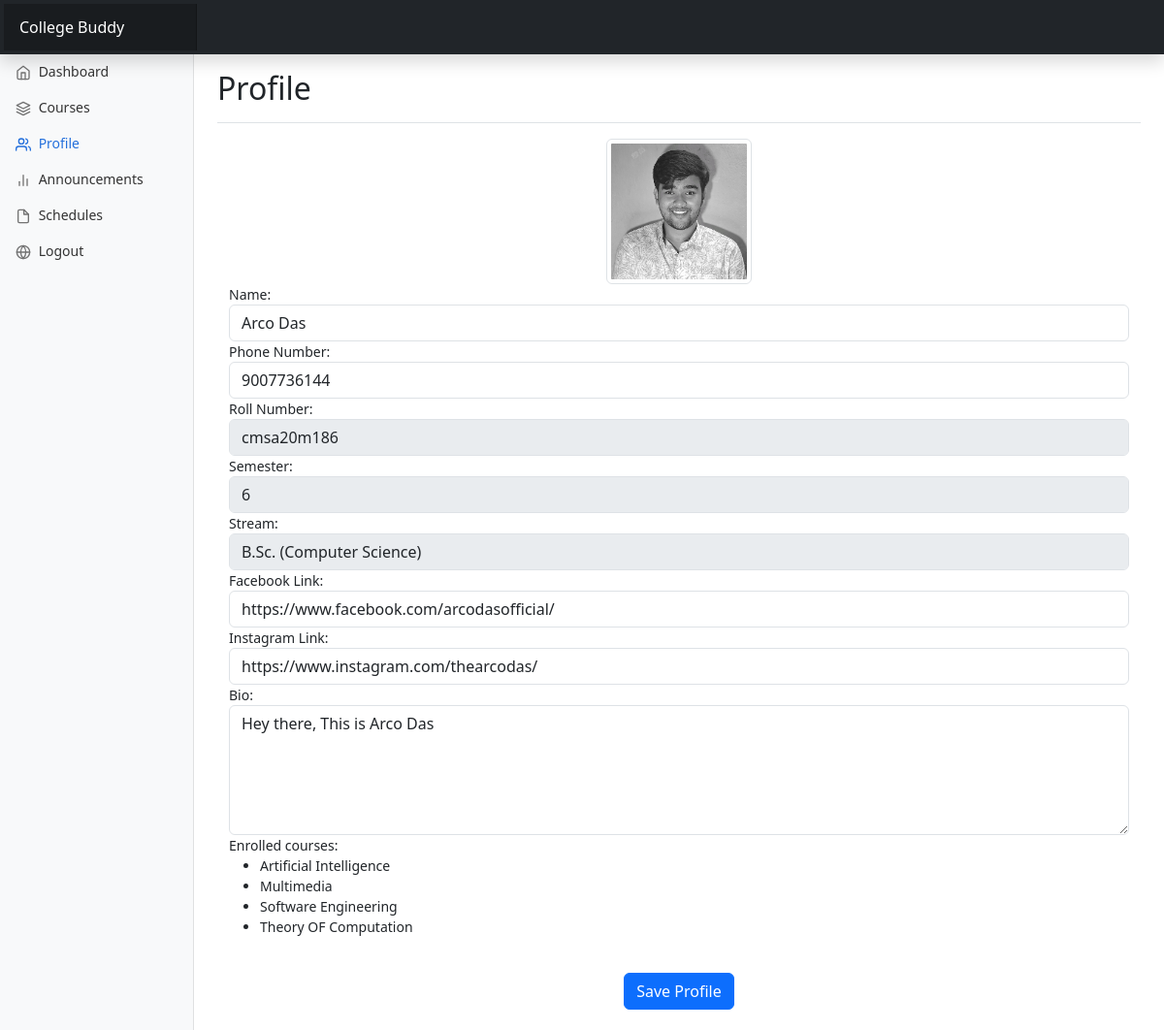
Screenshot of /profile (signed in) with the database file from the repository.
### dashboard/models.py (models this page shows, shortened)
class Student(models.Model):
    roll_no = models.OneToOneField(User, on_delete=models.CASCADE, related_name='student_profile')
    name = models.CharField(max_length=20,default='Anonymous')
    semester = models.IntegerField()
    stream= models.ForeignKey('Stream' , on_delete=models.SET_NULL, blank=True, null=True, related_name='stream')
    phone_no = models.CharField(max_length=20)
    facebook_link = models.URLField(blank=True, null=True)
    instagram_link = models.URLField(blank=True, null=True)
    bio = models.TextField(blank=True, null=True)
    profile_pic = models.ImageField(upload_to='student_profile_pics/', blank=True, null=True)
    enrolled_courses = models.ManyToManyField('Course', related_name='enrolled_students')

class Stream(models.Model):
    code= models.CharField(max_length=10)
    name= models.CharField(max_length=50)
    department=models.ForeignKey('Department', on_delete=models.SET_NULL, blank=True, null=True, related_name='department')
    def __str__(self):
        return self.name

class Course(models.Model):
    course_id = models.CharField(max_length=20)
    name = models.CharField(max_length=50)
    description = models.TextField(blank=True, null=True)

### dashboard/views.py (the view, shortened to what this page needs)
# urls.py: path('profile', views.profile,name='profile'),
@login_required(login_url="login")
def profile(request):
    if request.user.is_authenticated and request.user.groups.filter(name='Student').exists():
        print(request.user)
        profile = Student.objects.get(roll_no=request.user)
        is_student = True
    elif request.user.is_authenticated and request.user.groups.filter(name='Professor').exists():
        profile = Professor.objects.get(professor_id=request.user)
        is_student = False
    elif request.user.is_authenticated:
       return HttpResponse("admin dont have profiles")
    else:
        return redirect('login')
    context = {
        'profile': profile,
        'is_student': is_student,
    }
    return render(request, 'profile.html', context)

### templates/profile.html (shortened to what this page needs)
{% extends 'base.html' %}
{% block profile %}active{% endblock profile %}
{% block header%}Profile{% endblock header %}
{% block body %}
<div class="container">
  <form method="POST" action="profile">
    <div class="form-group">
      {% if profile.profile_pic %}
        <center><img src="{{ profile.profile_pic.url }}" width="150" class="img-thumbnail" alt="{{ profile.profile_pic.url }}"></center>
      {% else %}
        <img id="profileImage" src="http://lorempixel.com/100/100"  class="img-thumbnail"/>
      {% endif %}
    </div>
    <div class="form-group">
      <label for="name">Name:</label>
      <input type="text" class="form-control" id="name" name="name" value="{{ profile.name }}" required>
    </div>
    <div class="form-group">
      <label for="phone_number">Phone Number:</label>
      <input type="text" class="form-control" id="phone_number" name="phone_number" value="{{ profile.phone_no }}" required>
    </div>
    {% if is_student %}
      <div class="form-group">
        <label for="roll_number">Roll Number:</label>
        <input type="text" class="form-control" id="roll_number" name="roll_number" value="{{ profile.roll_no }}" disabled>
      </div>
      <div class="form-group">
        <label for="semester">Semester:</label>
        <input type="number" class="form-control" id="semester" name="semester" value="{{ profile.semester }}" disabled>
      </div>
      <div class="form-group">
        <label for="stream">Stream:</label>
        <input type="text" class="form-control" id="stream" name="stream" value="{{ profile.stream }}" disabled>
      </div>
      <div class="form-group">
          <label for="facebook_link">Facebook Link:</label>
          <input type="url" class="form-control" id="facebook_link" name="facebook_link" value="{{ profile.facebook_link }}" >
        </div>
        <div class="form-group">
          <label for="instagram_link">Instagram Link:</label>
          <input type="url" class="form-control" id="instagram_link" name="instagram_link" value="{{ profile.instagram_link }}" >
        </div>
        <div class="form-group">
          <label for="bio">Bio:</label>
          <textarea class="form-control" id="bio" name="bio" rows="5" >{{profile.bio}}</textarea>
        </div>
        <div class="form-group">
          <label >Enrolled courses:</label>
          <ul>
            {% for course in profile.enrolled_courses.all %}
              <li>{{ course.name }}</li>
            {% endfor %}
            </ul>
        </div>
    {% endif %}
    <br>
    <center><button type="submit" class="btn btn-primary" >Save Profile</button></center>
    <br>
  </form>
</div>
{% endblock body %}

### static/dashboard.css (style rules this page uses)
body { font-size: .875rem; }

### rows the page displays
Student: profile_pic (picture), name "Arco Das", phone_number "9007736144", roll_number "cmsa20m186", semester "6", stream "B.Sc. (Computer Science)", facebook_link "https://www.facebook.com/arcodasofficial/", instagram_link "https://www.instagram.com/thearcodas/", bio "Hey there, This is Arco Das"
Course: name "Artificial Intelligence"
Course: name "Multimedia"
Course: name "Software Engineering"
Course: name "Theory OF Computation"
